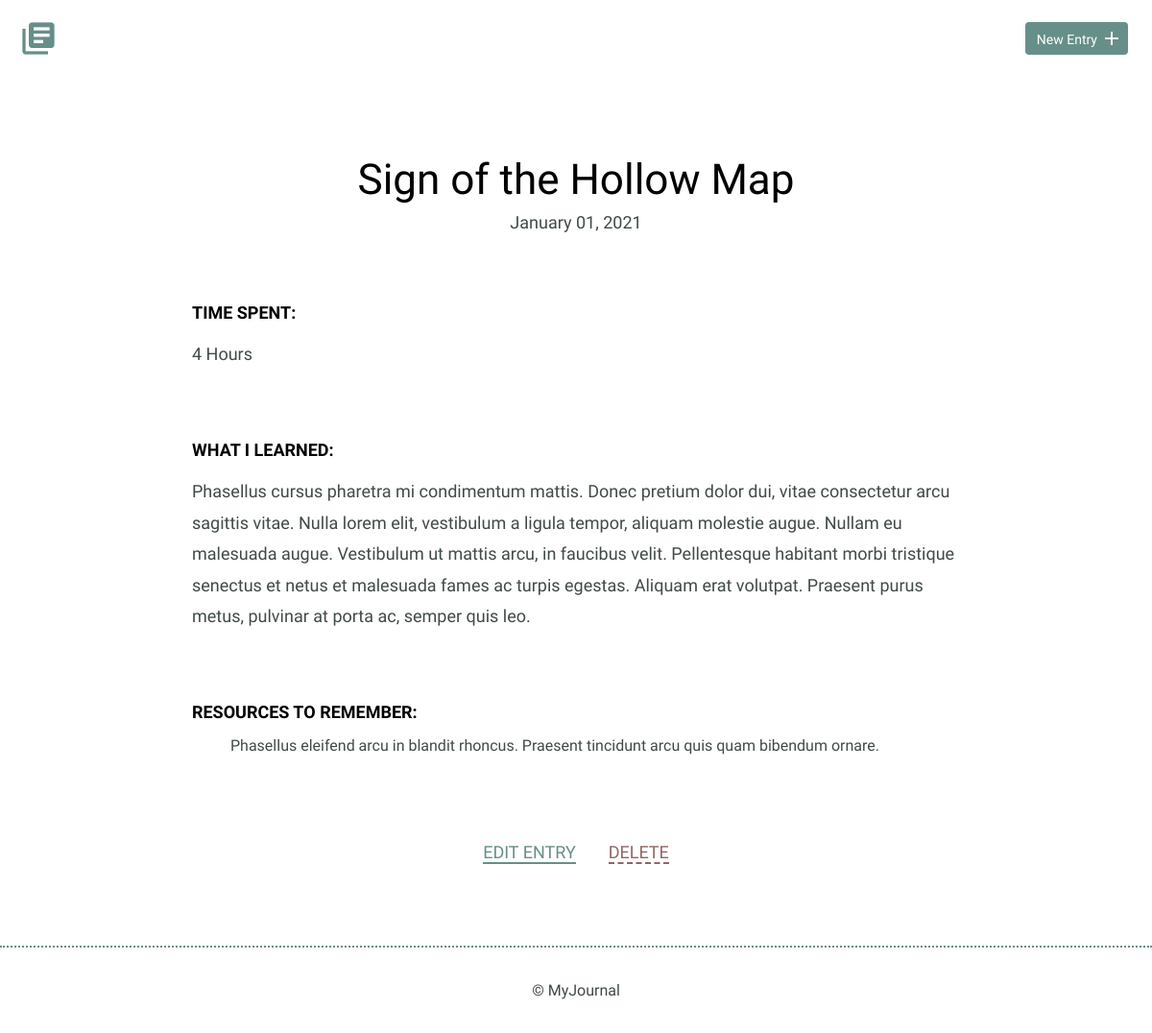
Screenshot of /detail.php?id=2 with the database file from the repository.
### tables this page shows
CREATE TABLE "entries" (
	`id`	INTEGER,
	`title`	TEXT,
	`date`	TEXT,
	`time_spent`	INTEGER,
	`learned`	BLOB,
	`resources`	BLOB,
	PRIMARY KEY(`id`)
);

### inc/functions.php (called while the page is built, shortened)
<?php
function get_entry_single($id)
{
    require 'database.php';
    $sql = 'SELECT title, date, time_spent, learned, resources
            From entries WHERE id = ?';
    try {
        $results = $db->prepare($sql);
        $results->bindValue(1, $id, PDO::PARAM_INT);
        $results->execute();
    } catch (Exception $e) {
        echo $e->getMessage();
        exit;
    }
    return $results->fetch();
}

### detail.php (the view, shortened to what this page needs)
<?php
$pageTitle = 'Journal Detail';
$id = filter_input(INPUT_GET, 'id', FILTER_SANITIZE_NUMBER_INT);
require 'inc/functions.php';
require 'inc/globals.php';
$entry = get_entry_single($id);
echo $htmlHeader;
?>
<div class="entry-list single">
    <article>
        <h1><?php echo $entry['title']; ?></h1>
        <time datetime="<?php echo $entry['date']; ?>"><?php echo date("F d, Y" ,strtotime($entry["date"])); ?></time>
        <div class="entry">
            <h3>Time Spent: </h3>
            <p><?php echo $entry['time_spent']; ?></p>
        </div>
        <div class="entry">
            <h3>What I Learned:</h3>
            <p><?php echo $entry['learned']; ?></p>
        </div>
        <div class="entry">
            <h3>Resources to Remember:</h3>
            <ul>
                <?php echo $entry['resources']; ?>
            </ul>
        </div>
    </article>
</div>
<div class="edit">
    <p><a href="edit.php?id=<?php echo $id; ?>">Edit Entry</a></p>
        <form class="delete" method="post" action="detail.php">
            <input type="submit" value="Delete">
        </form>
</div>
<?php
echo $htmlFooter;
?>

### css/site.css (style rules this page uses)
body { font-size: 16px; color: #404a49; font-family: 'Cousine', serif; font-weight: 400; }
h1, h2, h3 { margin: 0; font-weight: 400; line-height: 1em; color: #000; }
h1 { font-size: 44px; margin-bottom: 12px; }
h3 { font-size: 18px; font-family: 'Work Sans', serif; font-weight: 600; text-transform: uppercase; }
p { line-height: 1.8em; font-size: 18px; }
p a { border-bottom: 2px solid #678f89; padding: 0; color: #678f89; text-decoration: none; }
.entry-list, .edit-entry, .new-entry { max-width: 800px; margin: 0 auto; padding: 70px 0 150px 0; }
.entry-list article { margin-bottom: 70px; text-align: center; }
.entry-list article:last-child { margin-bottom: 0; }
.entry-list.single { padding-bottom: 70px; }
.entry-list.single time { font-size: 18px; }
.entry { max-width: 800px; margin: 75px auto 0 auto; text-align: left; }
.entry p { margin-bottom: 40px; }
.edit { padding-bottom: 80px; text-align: center; margin: 0 auto; }
.edit p { display: inline-block; margin: 0 15px; }
.edit a { font-weight: 400; text-transform: uppercase; font-size: 18px; }
input[type=submit] { margin-right: 5px; }
form.delete { display: inline-block; }
.delete input[type=submit] { display: inline-block; font-size: 18px; background-color: transparent; border: none; border-bottom: 2px dashed #8f6767; padding: 0; color: #8f6767; font-weight: 400; text-transform: uppercase; margin: 0 15px; }

### rows the page displays
entries: title "Sign of the Hollow Map", date "January 01, 2021", time_spent "4 Hours", learned "Phasellus cursus pharetra mi condimentum mattis. Donec pretium dolor dui, vitae consectetur arcu sagittis vitae. Nulla lorem elit, vestibulum a ligula tempor, aliquam molestie augue. Nullam eu malesuada augue. Vestibulum ut mattis arcu, in faucibus velit. Pellentesque habitant morbi tristique senectus et netus et malesuada fames ac turpis egestas. Aliquam erat volutpat. Praesent purus metus, pulvinar at porta ac, semper quis leo.", resources "Phasellus eleifend arcu in blandit rhoncus. Praesent tincidunt arcu quis quam bibendum ornare."
